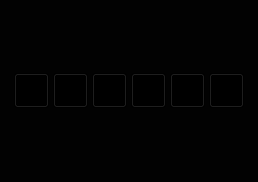
<?xml version="1.0" encoding="UTF-8"?>
<ui version="4.0">
 <class>MemberCtrlMaskWdg</class>
 <widget class="QWidget" name="MemberCtrlMaskWdg">
  <property name="geometry">
   <rect>
    <x>0</x>
    <y>0</y>
    <width>258</width>
    <height>182</height>
   </rect>
  </property>
  <property name="windowTitle">
   <string>MemberCtrlMaskWdg</string>
  </property>
  <property name="styleSheet">
   <string notr="true">background-color: rgba(0, 0, 0, 204);</string>
  </property>
  <layout class="QHBoxLayout" name="horizontalLayout">
   <property name="spacing">
    <number>0</number>
   </property>
   <property name="leftMargin">
    <number>0</number>
   </property>
   <property name="topMargin">
    <number>0</number>
   </property>
   <property name="rightMargin">
    <number>0</number>
   </property>
   <property name="bottomMargin">
    <number>0</number>
   </property>
   <item>
    <widget class="QWidget" name="widget" native="true">
     <property name="styleSheet">
      <string notr="true">
</string>
     </property>
     <layout class="QVBoxLayout" name="verticalLayout">
      <item>
       <spacer name="verticalSpacer">
        <property name="orientation">
         <enum>Qt::Vertical</enum>
        </property>
        <property name="sizeHint" stdset="0">
         <size>
          <width>20</width>
          <height>77</height>
         </size>
        </property>
       </spacer>
      </item>
      <item>
       <layout class="QHBoxLayout" name="horizontalLayout_2">
        <property name="spacing">
         <number>4</number>
        </property>
        <item>
         <spacer name="horizontalSpacer">
          <property name="orientation">
           <enum>Qt::Horizontal</enum>
          </property>
          <property name="sizeHint" stdset="0">
           <size>
            <width>40</width>
            <height>20</height>
           </size>
          </property>
         </spacer>
        </item>
        <item>
         <widget class="CMyButton" name="pushButton_mainView">
          <property name="minimumSize">
           <size>
            <width>35</width>
            <height>35</height>
           </size>
          </property>
          <property name="maximumSize">
           <size>
            <width>35</width>
            <height>35</height>
           </size>
          </property>
          <property name="toolTip">
           <string/>
          </property>
          <property name="styleSheet">
           <string notr="true">
QPushButton:pressed{
border-image: url(:/vhallActive/img/vhallactive/main_view_click.png);
}

QPushButton:hover{
border-image: url(:/vhallActive/img/vhallactive/main_view_hover.png);
}

QPushButton{
border-image: url(:/vhallActive/img/vhallactive/main_view.png);
}
</string>
          </property>
          <property name="text">
           <string/>
          </property>
         </widget>
        </item>
        <item>
         <widget class="CMyButton" name="pushButton_setSpeaker">
          <property name="minimumSize">
           <size>
            <width>35</width>
            <height>35</height>
           </size>
          </property>
          <property name="maximumSize">
           <size>
            <width>35</width>
            <height>35</height>
           </size>
          </property>
          <property name="styleSheet">
           <string notr="true">QPushButton:pressed{
border-image: url(:/vhallActive/img/vhallactive/setspeaker_click.png);
}

QPushButton:hover{
border-image: url(:/vhallActive/img/vhallactive/setspeaker_hover.png);
}

QPushButton{
border-image: url(:/vhallActive/img/vhallactive/setspeaker.png);
}
</string>
          </property>
          <property name="text">
           <string/>
          </property>
         </widget>
        </item>
        <item>
         <widget class="CMyButton" name="pushButton_camera">
          <property name="minimumSize">
           <size>
            <width>35</width>
            <height>35</height>
           </size>
          </property>
          <property name="maximumSize">
           <size>
            <width>35</width>
            <height>35</height>
           </size>
          </property>
          <property name="toolTip">
           <string/>
          </property>
          <property name="styleSheet">
           <string notr="true">QPushButton{
	border-image: url(:/vhallActive/img/vhallactive/camera_normal.png);
}
QPushButton:hover{
	border-image: url(:/vhallActive/img/vhallactive/camera_hover.png);
}
QPushButton:pressed{
border-image: url(:/vhallActive/img/vhallactive/camera_click.png);
}

	
</string>
          </property>
          <property name="text">
           <string/>
          </property>
         </widget>
        </item>
        <item>
         <widget class="CMyButton" name="pushButton_mic">
          <property name="minimumSize">
           <size>
            <width>35</width>
            <height>35</height>
           </size>
          </property>
          <property name="maximumSize">
           <size>
            <width>35</width>
            <height>35</height>
           </size>
          </property>
          <property name="styleSheet">
           <string notr="true">
QPushButton:pressed{
border-image: url(:/vhallActive/img/vhallactive/mic_click.png);
}

QPushButton:hover{
border-image: url(:/vhallActive/img/vhallactive/mic_hover.png);
}

QPushButton{
border-image: url(:/vhallActive/img/vhallactive/mic_normal.png);
}
</string>
          </property>
          <property name="text">
           <string/>
          </property>
         </widget>
        </item>
        <item>
         <widget class="QPushButton" name="pushButton_switch">
          <property name="minimumSize">
           <size>
            <width>35</width>
            <height>35</height>
           </size>
          </property>
          <property name="maximumSize">
           <size>
            <width>35</width>
            <height>35</height>
           </size>
          </property>
          <property name="styleSheet">
           <string notr="true">QPushButton{border-image: url(:/vhallActive/img/vhallactive/switch_doc.png);}QPushButton:hover{border-image: url(:/vhallActive/img/vhallactive/switch_doc_hover.png);}
</string>
          </property>
          <property name="text">
           <string/>
          </property>
         </widget>
        </item>
        <item>
         <widget class="CMyButton" name="pushButton_KickOutRoom">
          <property name="minimumSize">
           <size>
            <width>35</width>
            <height>35</height>
           </size>
          </property>
          <property name="maximumSize">
           <size>
            <width>35</width>
            <height>35</height>
           </size>
          </property>
          <property name="styleSheet">
           <string notr="true">QPushButton{
border-image: url(:/vhallActive/img/vhallactive/off_speak.png);
}
QPushButton:hover{
border-image: url(:/vhallActive/img/vhallactive/off_speak_hover.png);
}
QPushButton:pressed{
border-image: url(:/vhallActive/img/vhallactive/off_speak_click.png);
}
</string>
          </property>
          <property name="text">
           <string/>
          </property>
         </widget>
        </item>
        <item>
         <spacer name="horizontalSpacer_2">
          <property name="orientation">
           <enum>Qt::Horizontal</enum>
          </property>
          <property name="sizeHint" stdset="0">
           <size>
            <width>40</width>
            <height>20</height>
           </size>
          </property>
         </spacer>
        </item>
       </layout>
      </item>
      <item>
       <spacer name="verticalSpacer_2">
        <property name="orientation">
         <enum>Qt::Vertical</enum>
        </property>
        <property name="sizeHint" stdset="0">
         <size>
          <width>20</width>
          <height>77</height>
         </size>
        </property>
       </spacer>
      </item>
     </layout>
    </widget>
   </item>
  </layout>
 </widget>
 <layoutdefault spacing="6" margin="11"/>
 <customwidgets>
  <customwidget>
   <class>CMyButton</class>
   <extends>QPushButton</extends>
   <header>CMyButton.h</header>
  </customwidget>
 </customwidgets>
 <resources>
  <include location="../../../VhallLive/project/VhallLive.qrc"/>
  <include location="../../Project/MainUI.qrc"/>
 </resources>
 <connections/>
</ui>
